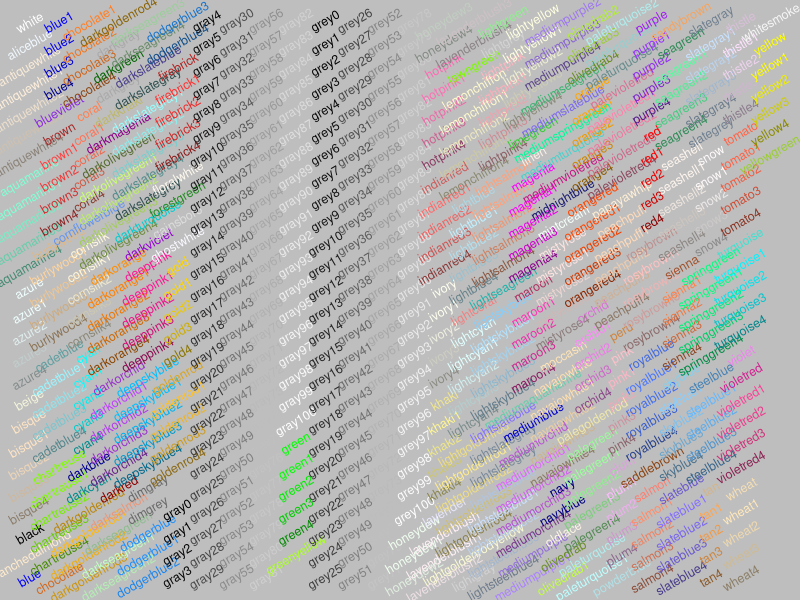
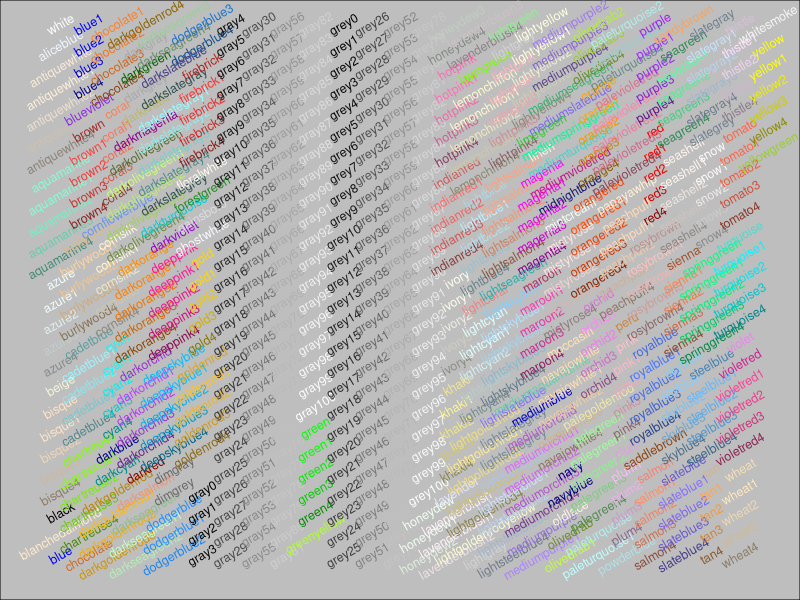
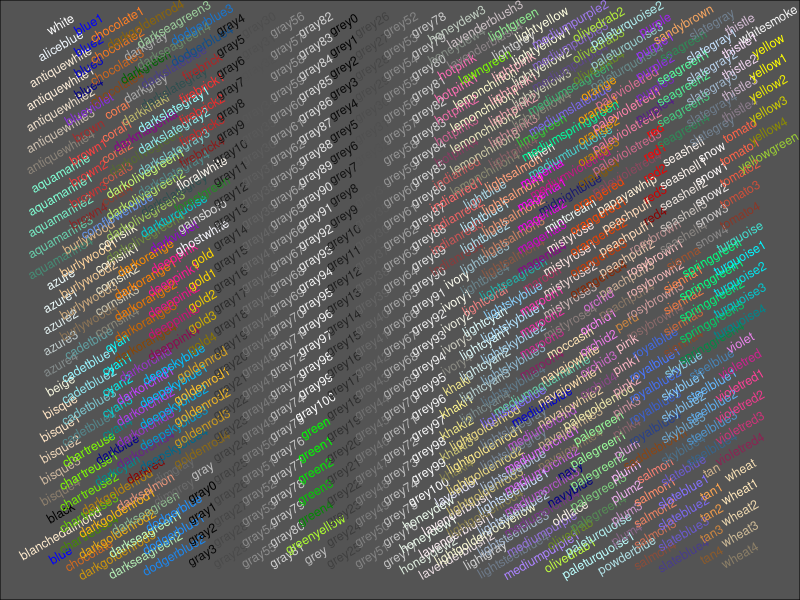
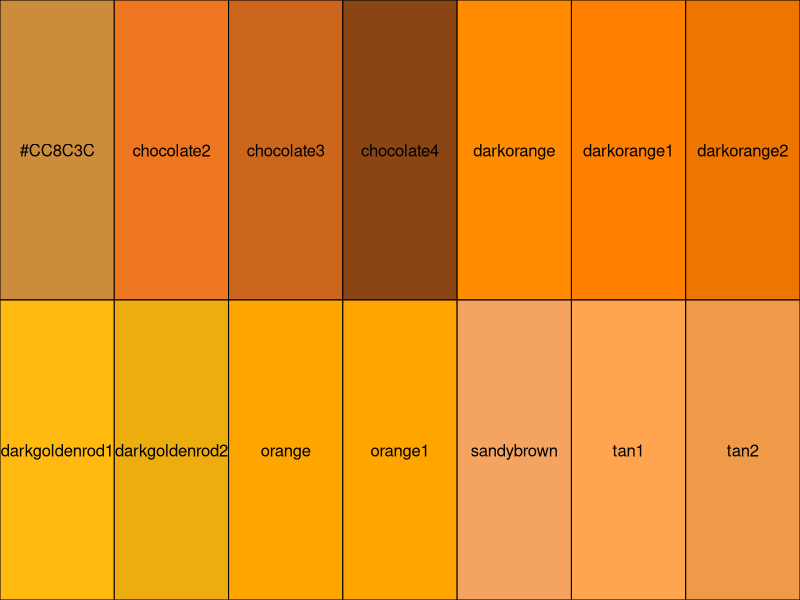
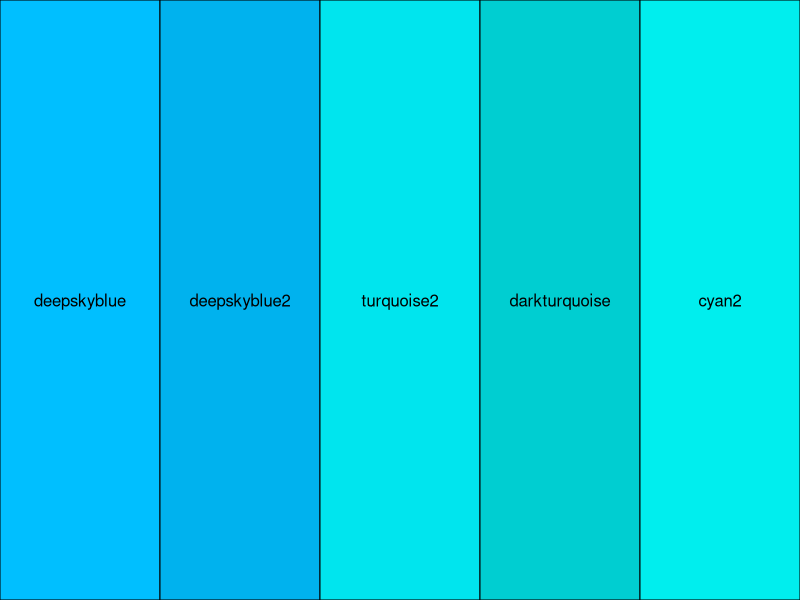
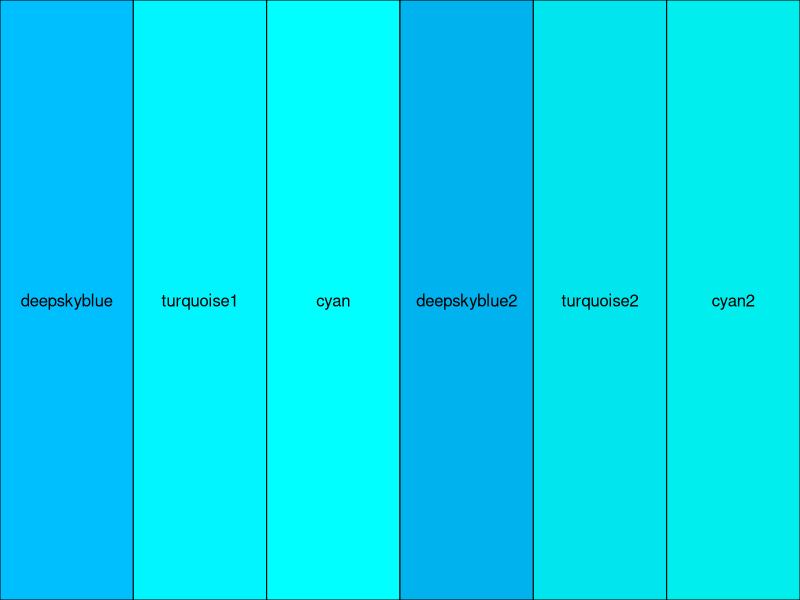
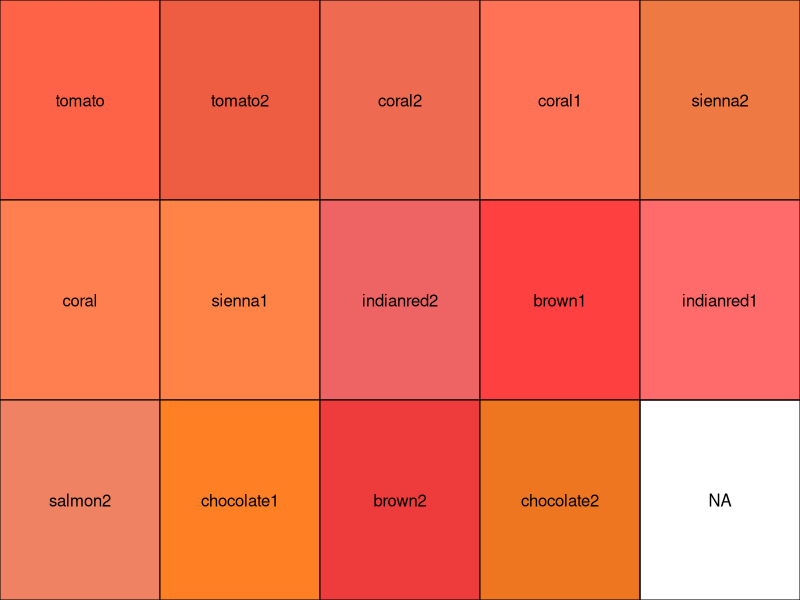
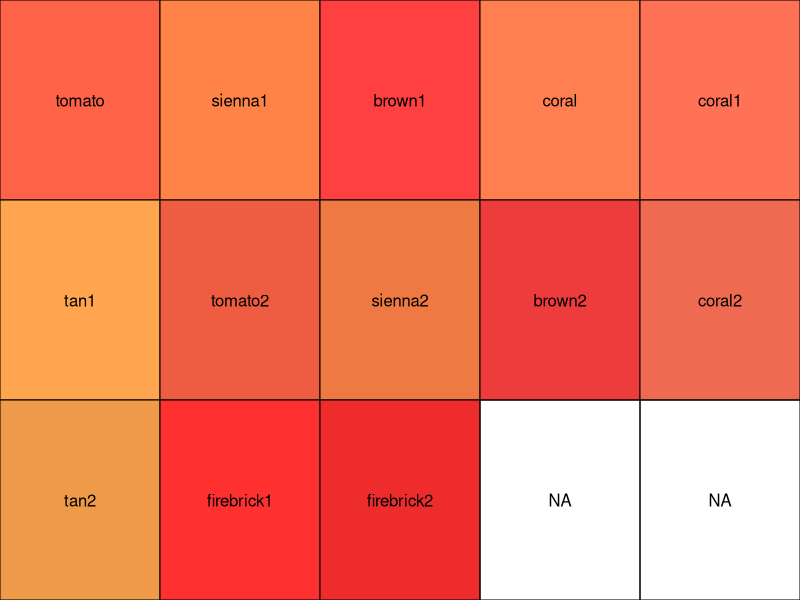

The R source for these figures, in order:
demo(colors)

colors()

# Script to produce color chart
par(col.axis="white",col.lab="white", mar=c(0.1,0.1,0.4,0.1),
  xaxt="n",yaxt="n")

n = c(0:656)  # a number for each color
n2 = (n %%73)  # each color has a number (1 to 73) in its column
cc = t(colors())  # color names
k = (2:9)  # a number for each column
x=rep(c(1),times=73)

for(i in k) {
r = rep(c(i),times=73)
x = (c(x,r))
}

# print, at (x,n2), color rectangle
plot(x,n2,col=cc,pch=15,
xlim=c(0,10),
ylim=c(0,73),
bty="n",
main="Named colors available in R",cex.main=.65)

x1 = x+ 0.5
text(x1,n2,cc,cex=.4)  # print (at x1,n2), the color name vector
